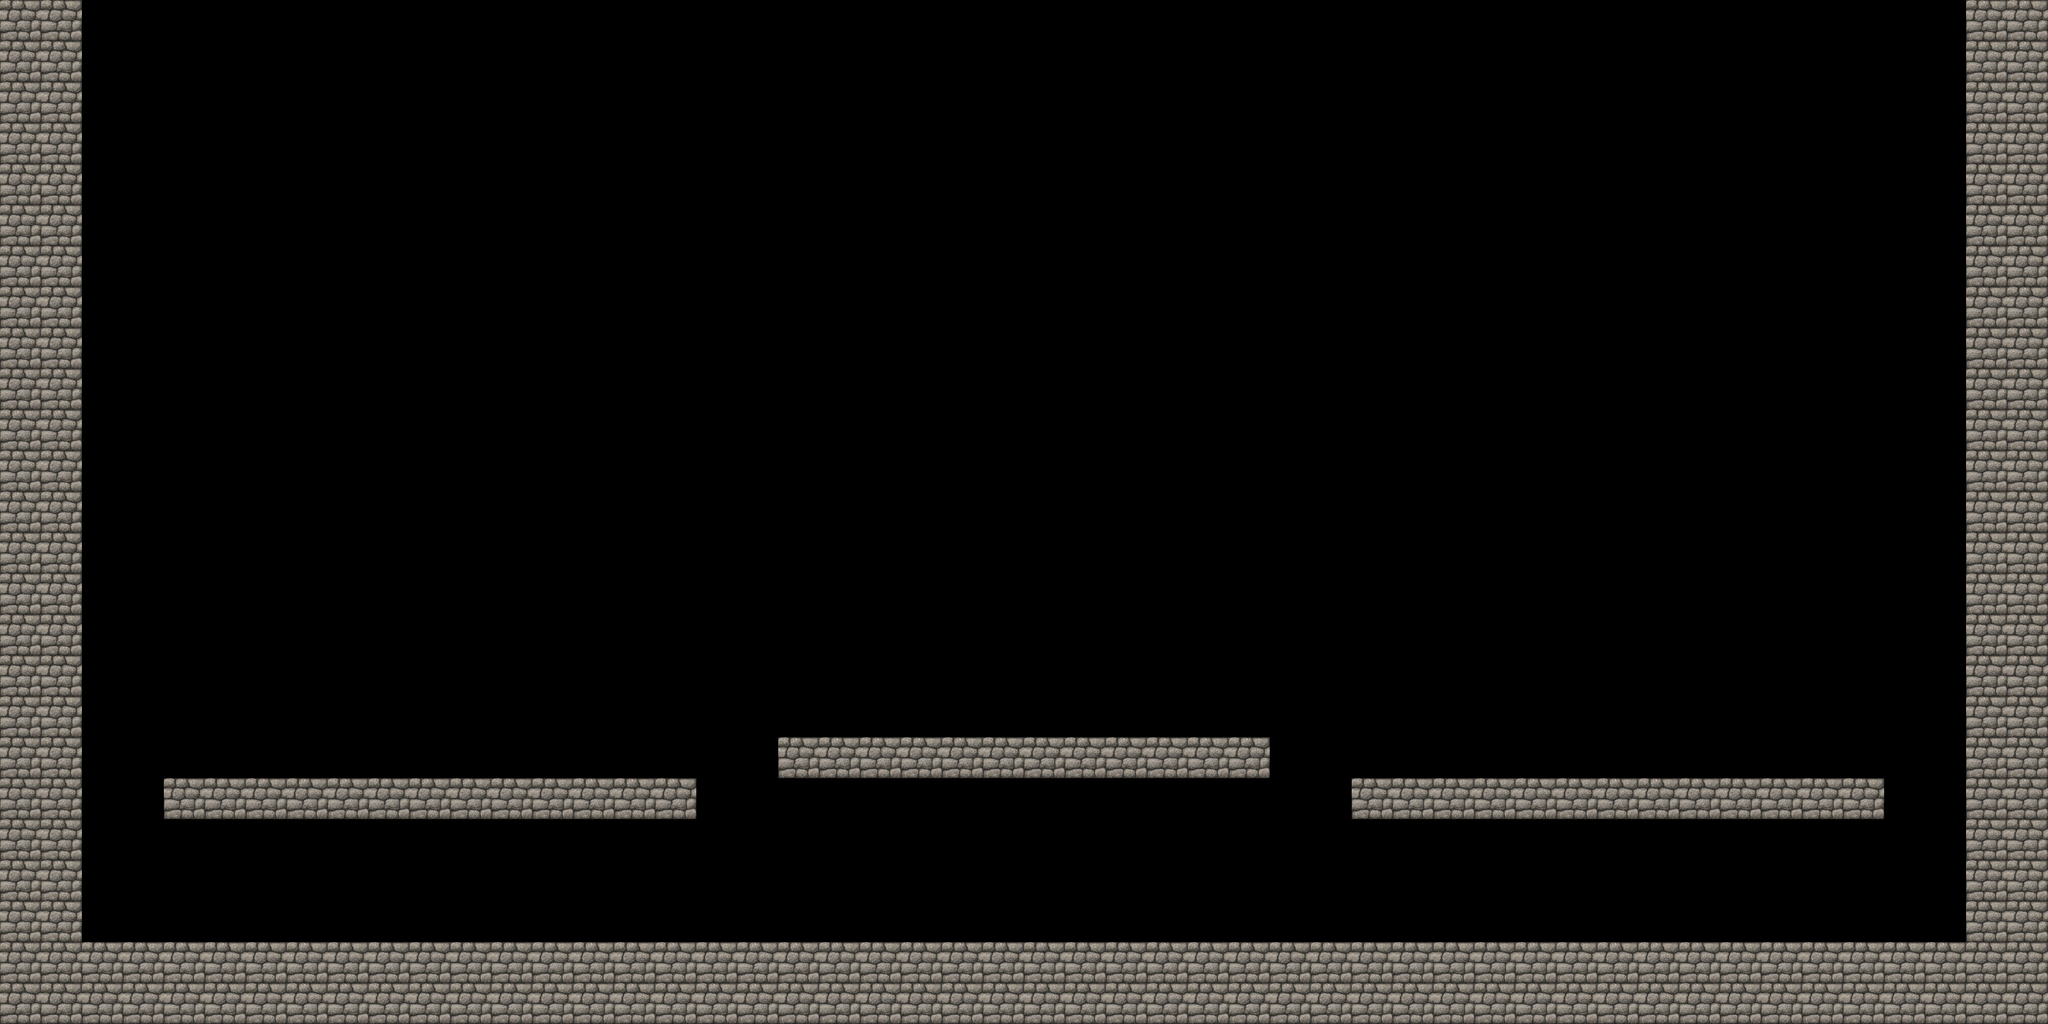

Rendered tile map (Tiled .tmx) drawn with the repository's tilesets; below, a short description and the map source with its tile grids summarised:
An orthogonal 50x25 tile map with 64x64 px tiles, 1 tile layer (tiles) and 6 objects (2x wall).

<map version="1.0" orientation="orthogonal" renderorder="left-down" width="50" height="25" tilewidth="64" tileheight="64">
 <tileset firstgid="1" name="tileset" tilewidth="64" tileheight="64">
  <image source="tileset.png" width="640" height="640" />
 </tileset>
 <layer name="tiles" width="50" height="25">
  <data>[1250 cells, 230 non-empty, 1 distinct tile ids]</data>
 </layer>
 <objectgroup name="walls">
  <object type="wall" x="0" y="0" width="128" height="1600" />
  <object type="wall" x="3072" y="0" width="128" height="1600" />
  <object x="128" y="1472" width="2944" height="128" />
  <object x="256" y="1216" width="832" height="64" />
  <object x="2112" y="1216" width="832" height="64" />
  <object x="1216" y="1152" width="768" height="64" />
 </objectgroup>
</map>